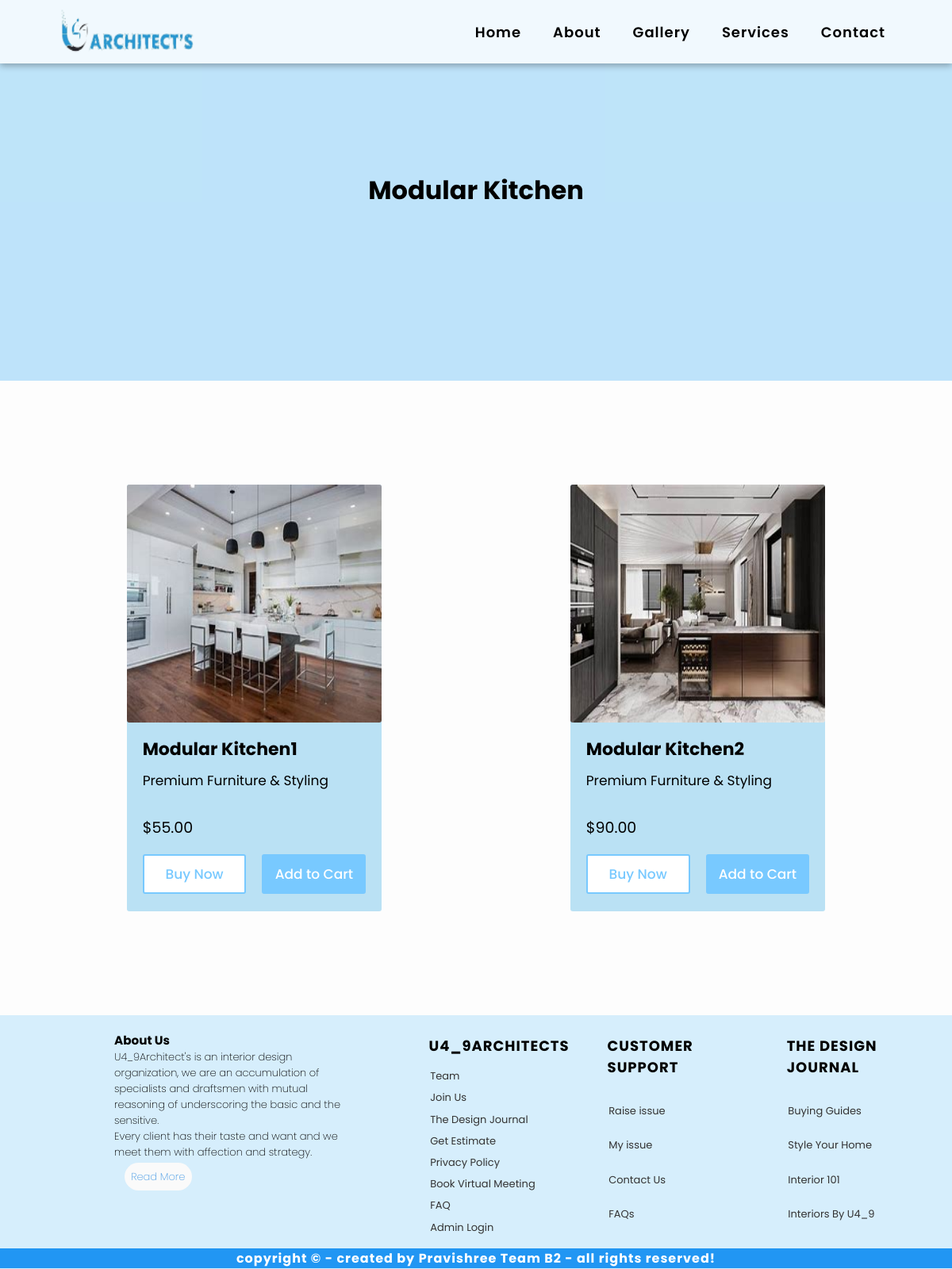
Screenshot of /service.php?id=1 with the database file from the repository.
### tables this page shows
CREATE TABLE `typesofservice` (
  `id` int(11) NOT NULL,
  `name` text DEFAULT NULL,
  `image` longblob DEFAULT NULL,
  `createdat` timestamp NULL DEFAULT current_timestamp()
);

CREATE TABLE `services` (
  `id` int(11) NOT NULL,
  `name` text DEFAULT NULL,
  `type` text DEFAULT NULL,
  `dimensions` text DEFAULT NULL,
  `image` longblob DEFAULT NULL,
  `description` text DEFAULT NULL,
  `price` text DEFAULT NULL,
  `createdat` timestamp NULL DEFAULT current_timestamp()
);

### service.php (the view, shortened to what this page needs)
<?php
    require('./config.php');
    $id = $_GET['id'];
    $sql = mysqli_query($db,"SELECT `name` FROM `typesofservice` WHERE id='$id'");
    $row1 = mysqli_fetch_assoc($sql);
    $category = $row1['name'];
?>
<!DOCTYPE html>
<html lang="en">
<head>
    <link href='https://unpkg.com/boxicons@2.1.4/css/boxicons.min.css' rel='stylesheet'>
    <link rel="stylesheet" href="https://cdn.jsdelivr.net/npm/swiper@8/swiper-bundle.min.css">
    <link rel="stylesheet" href="./css/style.css">
    <link rel="stylesheet" href="https://cdnjs.cloudflare.com/ajax/libs/font-awesome/6.2.0/css/all.min.css">
    <link rel="stylesheet" href="https://cdnjs.cloudflare.com/ajax/libs/animate.css/4.1.1/animate.min.css"/>
</head>
<body>
    <nav>
        <div class="logo"><img src="./images/logo.png" alt="Loading"></div>
        <ul>
            <li><a href="./index.php#home">Home</a></li>
            <li><a href="./index.php#about">About</a></li>
            <li><a href="./index.php#gallery">Gallery</a></li>
            <li><a href="./index.php#services">Services</a></li>
            <li><a href="./index.php#contact">Contact</a></li>
        </ul>
    </nav>
    <div class="home1" id="home">
        <div class="home_s">
            <?php
                echo "<h1>$category</h1>";
            ?>
        </div>
    </div>
    <section class="main_container">
    <div class="container2">
        <?php
            $images = mysqli_query($db,"SELECT * FROM `services` WHERE type='$category'");
            while($row2 = mysqli_fetch_assoc($images)){
                echo "
                <div class='wrapper'>
                    <img src='./admin-panel/servicegallery/db_images/$row2[image]'>
                    <div class='content'>
                        <span>$row2[name]</span>
                        <p>Premium Furniture & Styling</p>
                    </div>
                    <div class='row'>
                        <div class='price'>$row2[price]</div>
                        <div class='buttons'>
                            <button>Buy Now</button>
                            <button>Add to Cart</button>
                        </div>
                    </div>
                </div>
                ";
            }
        ?>
    </div>
    </section>
    <section class="footer">
        <div class="box-container">
            <div class="box-left">
                <div class="box1">
                    <h3>About Us</h3>
                    <p>U4_9Architect's is an interior design organization, we are an accumulation of specialists and draftsmen with
                        mutual reasoning of underscoring the basic and the sensitive.<br>
                        Every client has their taste and want and we meet them with affection and strategy.
                    </p>
                    <div class="button">
                        <a href="">Read More</a>
                     </div>
                </div>
            </div>
            <div class="box-right">
                <div class="box">
                    <h3>U4_9Architects</h3>
                    <a href="#">Team</a>
                    <a href="#">Join Us</a>
                    <a href="#">The Design Journal</a>
                    <a href="#">Get Estimate</a>
                    <a href="#">Privacy Policy</a>
                    <a href="#">Book Virtual Meeting</a>
                    <a href="#">FAQ</a>
                    <?php if(!isset($_SESSION['id'])): ?>
                        <a href="./login.php">Admin Login</a>
                    <?php endif; ?>
                </div>
                <div class="box">
                    <h3>Customer Support</h3>
                    <a href="">Raise issue</a>
                    <a href="">My issue</a>
                    <a href="">Contact Us</a>
                    <a href="">FAQs</a>
                </div>
                <div class="box">
                    <h3>The Design Journal</h3>
                    <a href="">Buying Guides</a>
                    <a href="">Style Your Home</a>
                    <a href="">Interior 101</a>
                    <a href="">Interiors By U4_9</a>
                </div>
            </div>
        </div>
        <h1 class="credit">copyright &copy; - created by <span>Pravishree Team B2
        </span> - all rights reserved!</h1>
    </section>
</body>
</html>

### css/style.css (style rules this page uses)
* { margin: 0; padding: 0; box-sizing: border-box; font-family: 'Poppins',sans-serif; }
nav { position:fixed; top:0; left:0; height:80px; width:100%; background: rgba(255, 255, 255, 0.778); display: flex; align-items: center; justify-content: space-between; padding:1rem 4rem; z-index: 100; box-shadow: 0 .2rem .5rem rgba(0, 0, 0, .3); }
nav .logo img { width:12rem; height:5rem; }
nav ul { display: flex; list-style: none; }
nav ul li { margin:0 5px; }
nav ul li a { color: black; text-decoration: none; font-size: 18px; font-weight: 600; letter-spacing: 1px; padding: 8px 15px; border-radius: 5px; transition: all 0.3 ease; }
.home1 { min-height: 60vh; width: 100%; text-align: center; justify-content: center; background-size: cover; background-position: center; display: flex; align-items: center; background: rgba(12, 152, 234, 0.267) }
.content p { font-size: small; }
.footer { position: relative; width: 100%; min-height: 40vh; display: grid; justify-content: center; align-items: center; background: rgba(12, 152, 234, 0.167); overflow: hidden; }
.box-container { display: flex; }
.box-left { padding-left: 4rem; width: 550px; }
.box-right { display: flex; }
.box-left .box1 { font-size: small; font-weight: 200; margin: 1.2rem 5rem; position: relative; }
.box-left .box1 .button { margin: 0.7rem; }
.box-left .box1 .button a { margin: 10px 2px; padding: .5rem; background: #fafafa; border-radius: 25px; justify-content: center; text-decoration: none; color: #489be5; }
.box-right .box { font-size: small; font-weight: 400; display: grid; grid-gap: 1.5rem; padding: 1.5rem; max-width: fit-content; }
.box-container .box-right .box h3 { text-transform: uppercase; letter-spacing: 1px; font-size: large; max-width: fit-content; }
.box-container .box-right .box a { line-height: 0; padding: .1rem; text-decoration: none; color: #333; }
.credit { width: 100%; position: relative; font-size: medium; color: #fff; letter-spacing: 1px; text-align: center; background: #2196f3; }
.main_container { display: flex; padding: 0 20px; align-items: center; justify-content: center; min-height: 100vh; background: #fdfdfd; }
.container2 { max-width: 100%; display: flex; flex-wrap: wrap; align-items: center; justify-content: space-between; }
.container2 .wrapper { width: calc(38% - 13px); border-radius: 3px; background: #8bcdee94; transition: all 0.3s ease; }
.container2 .wrapper img { width: 100%; height: 300px; border-radius: 3px; }
.container2 .wrapper .content { padding: 10px 20px 22px 20px; }
.wrapper .row { padding: 10px 20px 22px 20px; }
.row .price { font-size: 19px; }
.row .price { display: flex; justify-content: space-between; }
.content span { font-size: 22px; font-weight: 700; }
.content p { margin-top: 10px; font-size: 17px; font-weight: 400; }
.row .buttons { margin-top: 19px; display: flex; justify-content: space-between; }
.row .buttons button { width: 100%; padding: 10px 0; font-size: 17px; font-weight: 500; border-radius: 3px; border: 2px solid #78c9ff; background: #fff; color: #78c9ff; cursor: pointer; transition: all 0.3s ease; }
.buttons button:first-child { margin-right: 10px; }
.buttons button:last-child { background: #78c9ff; color: #fff; margin-left: 10px; }

### rows the page displays
typesofservice: name "Modular Kitchen"
services: image (picture), name "Modular Kitchen1", price "$55.00"
services: image (picture), name "Modular Kitchen2", price "$90.00"
